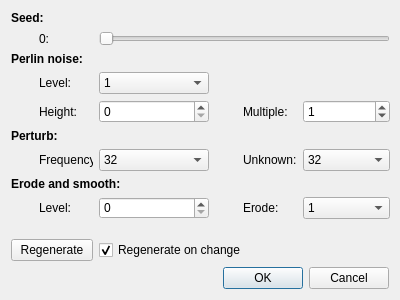
<?xml version="1.0" encoding="UTF-8"?>
<ui version="4.0">
 <class>MapGeneration</class>
 <widget class="QDialog" name="MapGeneration">
  <property name="geometry">
   <rect>
    <x>0</x>
    <y>0</y>
    <width>400</width>
    <height>300</height>
   </rect>
  </property>
  <property name="minimumSize">
   <size>
    <width>400</width>
    <height>300</height>
   </size>
  </property>
  <property name="maximumSize">
   <size>
    <width>400</width>
    <height>300</height>
   </size>
  </property>
  <property name="windowTitle">
   <string>Map Generation</string>
  </property>
  <layout class="QVBoxLayout" name="verticalLayout_2">
   <item>
    <layout class="QGridLayout" name="gridLayout">
     <item row="16" column="0">
      <widget class="QPushButton" name="regenerateButton">
       <property name="text">
        <string>Regenerate</string>
       </property>
      </widget>
     </item>
     <item row="15" column="0">
      <spacer name="verticalSpacer">
       <property name="orientation">
        <enum>Qt::Vertical</enum>
       </property>
       <property name="sizeHint" stdset="0">
        <size>
         <width>20</width>
         <height>40</height>
        </size>
       </property>
      </spacer>
     </item>
     <item row="1" column="0">
      <widget class="QLabel" name="seed_label">
       <property name="layoutDirection">
        <enum>Qt::LeftToRight</enum>
       </property>
       <property name="styleSheet">
        <string notr="true">margin-left:25px;</string>
       </property>
       <property name="text">
        <string>0:</string>
       </property>
       <property name="alignment">
        <set>Qt::AlignLeading|Qt::AlignLeft|Qt::AlignVCenter</set>
       </property>
      </widget>
     </item>
     <item row="7" column="3">
      <widget class="QLabel" name="label_11">
       <property name="styleSheet">
        <string notr="true">margin-left:25px;</string>
       </property>
       <property name="text">
        <string>Unknown:</string>
       </property>
       <property name="textFormat">
        <enum>Qt::AutoText</enum>
       </property>
       <property name="alignment">
        <set>Qt::AlignLeading|Qt::AlignLeft|Qt::AlignVCenter</set>
       </property>
      </widget>
     </item>
     <item row="7" column="4" colspan="2">
      <widget class="QComboBox" name="perturbDBox">
       <property name="styleSheet">
        <string notr="true">width:80px;</string>
       </property>
       <property name="currentIndex">
        <number>5</number>
       </property>
       <item>
        <property name="text">
         <string>1</string>
        </property>
       </item>
       <item>
        <property name="text">
         <string>2</string>
        </property>
       </item>
       <item>
        <property name="text">
         <string>4</string>
        </property>
       </item>
       <item>
        <property name="text">
         <string>8</string>
        </property>
       </item>
       <item>
        <property name="text">
         <string>16</string>
        </property>
       </item>
       <item>
        <property name="text">
         <string>32</string>
        </property>
       </item>
       <item>
        <property name="text">
         <string>64</string>
        </property>
       </item>
       <item>
        <property name="text">
         <string>128</string>
        </property>
       </item>
       <item>
        <property name="text">
         <string>256</string>
        </property>
       </item>
       <item>
        <property name="text">
         <string>512</string>
        </property>
       </item>
       <item>
        <property name="text">
         <string>1024</string>
        </property>
       </item>
      </widget>
     </item>
     <item row="7" column="1" colspan="2">
      <widget class="QComboBox" name="perturbFrequencyBox">
       <property name="styleSheet">
        <string notr="true">width:80px;</string>
       </property>
       <property name="currentIndex">
        <number>5</number>
       </property>
       <item>
        <property name="text">
         <string>1</string>
        </property>
       </item>
       <item>
        <property name="text">
         <string>2</string>
        </property>
       </item>
       <item>
        <property name="text">
         <string>4</string>
        </property>
       </item>
       <item>
        <property name="text">
         <string>8</string>
        </property>
       </item>
       <item>
        <property name="text">
         <string>16</string>
        </property>
       </item>
       <item>
        <property name="text">
         <string>32</string>
        </property>
       </item>
       <item>
        <property name="text">
         <string>64</string>
        </property>
       </item>
       <item>
        <property name="text">
         <string>128</string>
        </property>
       </item>
       <item>
        <property name="text">
         <string>256</string>
        </property>
       </item>
       <item>
        <property name="text">
         <string>512</string>
        </property>
       </item>
       <item>
        <property name="text">
         <string>1024</string>
        </property>
       </item>
      </widget>
     </item>
     <item row="9" column="3">
      <widget class="QLabel" name="label_12">
       <property name="styleSheet">
        <string notr="true">margin-left:25px;</string>
       </property>
       <property name="text">
        <string>Erode:</string>
       </property>
       <property name="textFormat">
        <enum>Qt::AutoText</enum>
       </property>
       <property name="alignment">
        <set>Qt::AlignLeading|Qt::AlignLeft|Qt::AlignVCenter</set>
       </property>
      </widget>
     </item>
     <item row="9" column="1" colspan="2">
      <widget class="QSpinBox" name="erodeSmoothLevelBox">
       <property name="styleSheet">
        <string notr="true">width:80px;</string>
       </property>
      </widget>
     </item>
     <item row="1" column="1" colspan="5">
      <widget class="QSlider" name="seedSlider">
       <property name="maximum">
        <number>25</number>
       </property>
       <property name="pageStep">
        <number>1</number>
       </property>
       <property name="orientation">
        <enum>Qt::Horizontal</enum>
       </property>
      </widget>
     </item>
     <item row="9" column="0">
      <widget class="QLabel" name="label_8">
       <property name="styleSheet">
        <string notr="true">margin-left:25px;</string>
       </property>
       <property name="text">
        <string>Level:</string>
       </property>
      </widget>
     </item>
     <item row="4" column="0">
      <widget class="QLabel" name="label_6">
       <property name="styleSheet">
        <string notr="true">margin-left:25px;</string>
       </property>
       <property name="text">
        <string>Level:</string>
       </property>
      </widget>
     </item>
     <item row="7" column="0">
      <widget class="QLabel" name="label_7">
       <property name="styleSheet">
        <string notr="true">margin-left:25px;</string>
       </property>
       <property name="text">
        <string>Frequency:</string>
       </property>
      </widget>
     </item>
     <item row="9" column="4" colspan="2">
      <widget class="QComboBox" name="erodeBox">
       <property name="styleSheet">
        <string notr="true">width:80px;</string>
       </property>
       <item>
        <property name="text">
         <string>1</string>
        </property>
       </item>
       <item>
        <property name="text">
         <string>2</string>
        </property>
       </item>
       <item>
        <property name="text">
         <string>4</string>
        </property>
       </item>
       <item>
        <property name="text">
         <string>8</string>
        </property>
       </item>
       <item>
        <property name="text">
         <string>16</string>
        </property>
       </item>
       <item>
        <property name="text">
         <string>32</string>
        </property>
       </item>
       <item>
        <property name="text">
         <string>64</string>
        </property>
       </item>
       <item>
        <property name="text">
         <string>128</string>
        </property>
       </item>
       <item>
        <property name="text">
         <string>256</string>
        </property>
       </item>
       <item>
        <property name="text">
         <string>512</string>
        </property>
       </item>
      </widget>
     </item>
     <item row="3" column="0" colspan="6">
      <widget class="QLabel" name="label_2">
       <property name="styleSheet">
        <string notr="true">font: 75 9pt &quot;MS Shell Dlg 2&quot;;
font-weight:bold;</string>
       </property>
       <property name="text">
        <string>Perlin noise:</string>
       </property>
      </widget>
     </item>
     <item row="6" column="0" colspan="6">
      <widget class="QLabel" name="label_3">
       <property name="styleSheet">
        <string notr="true">font: 75 9pt &quot;MS Shell Dlg 2&quot;;
font-weight:bold;</string>
       </property>
       <property name="text">
        <string>Perturb:</string>
       </property>
      </widget>
     </item>
     <item row="8" column="0" colspan="6">
      <widget class="QLabel" name="label_4">
       <property name="styleSheet">
        <string notr="true">font: 75 9pt &quot;MS Shell Dlg 2&quot;;
font-weight:bold;</string>
       </property>
       <property name="text">
        <string>Erode and smooth:</string>
       </property>
      </widget>
     </item>
     <item row="0" column="0" colspan="6">
      <widget class="QLabel" name="label">
       <property name="styleSheet">
        <string notr="true">font: 75 9pt &quot;MS Shell Dlg 2&quot;;
font-weight:bold;</string>
       </property>
       <property name="text">
        <string>Seed:</string>
       </property>
      </widget>
     </item>
     <item row="5" column="0">
      <widget class="QLabel" name="label_9">
       <property name="styleSheet">
        <string notr="true">margin-left:25px;</string>
       </property>
       <property name="text">
        <string>Height:</string>
       </property>
       <property name="alignment">
        <set>Qt::AlignLeading|Qt::AlignLeft|Qt::AlignVCenter</set>
       </property>
      </widget>
     </item>
     <item row="5" column="1" colspan="2">
      <widget class="QSpinBox" name="perlinNoiseHeightBox">
       <property name="maximum">
        <number>512</number>
       </property>
      </widget>
     </item>
     <item row="4" column="1" colspan="2">
      <widget class="QComboBox" name="perlinNoiseLevelBox">
       <item>
        <property name="text">
         <string>1</string>
        </property>
       </item>
       <item>
        <property name="text">
         <string>2</string>
        </property>
       </item>
       <item>
        <property name="text">
         <string>4</string>
        </property>
       </item>
       <item>
        <property name="text">
         <string>8</string>
        </property>
       </item>
       <item>
        <property name="text">
         <string>16</string>
        </property>
       </item>
       <item>
        <property name="text">
         <string>32</string>
        </property>
       </item>
       <item>
        <property name="text">
         <string>64</string>
        </property>
       </item>
       <item>
        <property name="text">
         <string>128</string>
        </property>
       </item>
       <item>
        <property name="text">
         <string>256</string>
        </property>
       </item>
       <item>
        <property name="text">
         <string>512</string>
        </property>
       </item>
      </widget>
     </item>
     <item row="5" column="3">
      <widget class="QLabel" name="label_10">
       <property name="styleSheet">
        <string notr="true">margin-left:25px;</string>
       </property>
       <property name="text">
        <string>Multiple:</string>
       </property>
       <property name="alignment">
        <set>Qt::AlignLeading|Qt::AlignLeft|Qt::AlignVCenter</set>
       </property>
      </widget>
     </item>
     <item row="5" column="4" colspan="2">
      <widget class="QSpinBox" name="perlinNoiseMultipleBox">
       <property name="maximum">
        <number>256</number>
       </property>
       <property name="value">
        <number>1</number>
       </property>
      </widget>
     </item>
     <item row="16" column="5">
      <spacer name="horizontalSpacer">
       <property name="orientation">
        <enum>Qt::Horizontal</enum>
       </property>
       <property name="sizeHint" stdset="0">
        <size>
         <width>40</width>
         <height>20</height>
        </size>
       </property>
      </spacer>
     </item>
     <item row="16" column="1" colspan="3">
      <widget class="QCheckBox" name="regenerateBox">
       <property name="text">
        <string>Regenerate on change</string>
       </property>
       <property name="checked">
        <bool>true</bool>
       </property>
       <property name="tristate">
        <bool>false</bool>
       </property>
      </widget>
     </item>
    </layout>
   </item>
   <item>
    <widget class="QDialogButtonBox" name="buttonBox">
     <property name="orientation">
      <enum>Qt::Horizontal</enum>
     </property>
     <property name="standardButtons">
      <set>QDialogButtonBox::Cancel|QDialogButtonBox::Ok</set>
     </property>
    </widget>
   </item>
  </layout>
 </widget>
 <resources/>
 <connections>
  <connection>
   <sender>buttonBox</sender>
   <signal>accepted()</signal>
   <receiver>MapGeneration</receiver>
   <slot>accept()</slot>
   <hints>
    <hint type="sourcelabel">
     <x>227</x>
     <y>282</y>
    </hint>
    <hint type="destinationlabel">
     <x>157</x>
     <y>274</y>
    </hint>
   </hints>
  </connection>
  <connection>
   <sender>buttonBox</sender>
   <signal>rejected()</signal>
   <receiver>MapGeneration</receiver>
   <slot>reject()</slot>
   <hints>
    <hint type="sourcelabel">
     <x>295</x>
     <y>288</y>
    </hint>
    <hint type="destinationlabel">
     <x>286</x>
     <y>274</y>
    </hint>
   </hints>
  </connection>
 </connections>
</ui>
